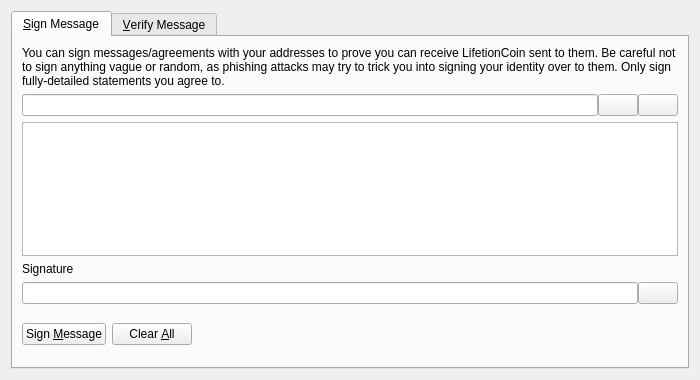
<?xml version="1.0" encoding="UTF-8"?>
<ui version="4.0">
 <class>SignVerifyMessageDialog</class>
 <widget class="QDialog" name="SignVerifyMessageDialog">
  <property name="geometry">
   <rect>
    <x>0</x>
    <y>0</y>
    <width>700</width>
    <height>380</height>
   </rect>
  </property>
  <property name="windowTitle">
   <string>Signatures - Sign / Verify a Message</string>
  </property>
  <property name="modal">
   <bool>true</bool>
  </property>
  <layout class="QVBoxLayout" name="verticalLayout">
   <item>
    <widget class="QTabWidget" name="tabWidget">
     <property name="currentIndex">
      <number>0</number>
     </property>
     <widget class="QWidget" name="tabSignMessage">
      <attribute name="title">
       <string>&amp;Sign Message</string>
      </attribute>
      <layout class="QVBoxLayout" name="verticalLayout_SM">
       <item>
        <widget class="QLabel" name="infoLabel_SM">
         <property name="text">
          <string>You can sign messages/agreements with your addresses to prove you can receive LifetionCoin sent to them. Be careful not to sign anything vague or random, as phishing attacks may try to trick you into signing your identity over to them. Only sign fully-detailed statements you agree to.</string>
         </property>
         <property name="textFormat">
          <enum>Qt::PlainText</enum>
         </property>
         <property name="wordWrap">
          <bool>true</bool>
         </property>
        </widget>
       </item>
       <item>
        <layout class="QHBoxLayout" name="horizontalLayout_1_SM">
         <property name="spacing">
          <number>0</number>
         </property>
         <item>
          <widget class="QValidatedLineEdit" name="addressIn_SM">
           <property name="toolTip">
            <string>The LifetionCoin address to sign the message with</string>
           </property>
          </widget>
         </item>
         <item>
          <widget class="QPushButton" name="addressBookButton_SM">
           <property name="toolTip">
            <string>Choose previously used address</string>
           </property>
           <property name="text">
            <string/>
           </property>
           <property name="shortcut">
            <string>Alt+A</string>
           </property>
           <property name="autoDefault">
            <bool>false</bool>
           </property>
          </widget>
         </item>
         <item>
          <widget class="QPushButton" name="pasteButton_SM">
           <property name="toolTip">
            <string>Paste address from clipboard</string>
           </property>
           <property name="text">
            <string/>
           </property>
           <property name="shortcut">
            <string>Alt+P</string>
           </property>
           <property name="autoDefault">
            <bool>false</bool>
           </property>
          </widget>
         </item>
        </layout>
       </item>
       <item>
        <widget class="QPlainTextEdit" name="messageIn_SM">
         <property name="toolTip">
          <string>Enter the message you want to sign here</string>
         </property>
        </widget>
       </item>
       <item>
        <widget class="QLabel" name="signatureLabel_SM">
         <property name="text">
          <string>Signature</string>
         </property>
         <property name="textFormat">
          <enum>Qt::PlainText</enum>
         </property>
        </widget>
       </item>
       <item>
        <layout class="QHBoxLayout" name="horizontalLayout_2_SM">
         <property name="spacing">
          <number>0</number>
         </property>
         <item>
          <widget class="QLineEdit" name="signatureOut_SM">
           <property name="font">
            <font>
             <italic>true</italic>
            </font>
           </property>
           <property name="readOnly">
            <bool>true</bool>
           </property>
          </widget>
         </item>
         <item>
          <widget class="QPushButton" name="copySignatureButton_SM">
           <property name="toolTip">
            <string>Copy the current signature to the system clipboard</string>
           </property>
           <property name="text">
            <string/>
           </property>
           <property name="autoDefault">
            <bool>false</bool>
           </property>
          </widget>
         </item>
        </layout>
       </item>
       <item>
        <layout class="QHBoxLayout" name="horizontalLayout_3_SM">
         <item>
          <widget class="QPushButton" name="signMessageButton_SM">
           <property name="toolTip">
            <string>Sign the message to prove you own this LifetionCoin address</string>
           </property>
           <property name="text">
            <string>Sign &amp;Message</string>
           </property>
           <property name="autoDefault">
            <bool>false</bool>
           </property>
          </widget>
         </item>
         <item>
          <widget class="QPushButton" name="clearButton_SM">
           <property name="toolTip">
            <string>Reset all sign message fields</string>
           </property>
           <property name="text">
            <string>Clear &amp;All</string>
           </property>
           <property name="autoDefault">
            <bool>false</bool>
           </property>
          </widget>
         </item>
         <item>
          <spacer name="horizontalSpacer_1_SM">
           <property name="orientation">
            <enum>Qt::Horizontal</enum>
           </property>
           <property name="sizeHint" stdset="0">
            <size>
             <width>40</width>
             <height>48</height>
            </size>
           </property>
          </spacer>
         </item>
         <item>
          <widget class="QLabel" name="statusLabel_SM">
           <property name="font">
            <font>
             <weight>75</weight>
             <bold>true</bold>
            </font>
           </property>
           <property name="text">
            <string/>
           </property>
           <property name="wordWrap">
            <bool>true</bool>
           </property>
          </widget>
         </item>
         <item>
          <spacer name="horizontalSpacer_2_SM">
           <property name="orientation">
            <enum>Qt::Horizontal</enum>
           </property>
           <property name="sizeHint" stdset="0">
            <size>
             <width>40</width>
             <height>48</height>
            </size>
           </property>
          </spacer>
         </item>
        </layout>
       </item>
      </layout>
     </widget>
     <widget class="QWidget" name="tabVerifyMessage">
      <attribute name="title">
       <string>&amp;Verify Message</string>
      </attribute>
      <layout class="QVBoxLayout" name="verticalLayout_VM">
       <item>
        <widget class="QLabel" name="infoLabel_VM">
         <property name="text">
          <string>Enter the receiver's address, message (ensure you copy line breaks, spaces, tabs, etc. exactly) and signature below to verify the message. Be careful not to read more into the signature than what is in the signed message itself, to avoid being tricked by a man-in-the-middle attack. Note that this only proves the signing party receives with the address, it cannot prove sendership of any transaction!</string>
         </property>
         <property name="textFormat">
          <enum>Qt::PlainText</enum>
         </property>
         <property name="alignment">
          <set>Qt::AlignLeading|Qt::AlignLeft|Qt::AlignTop</set>
         </property>
         <property name="wordWrap">
          <bool>true</bool>
         </property>
        </widget>
       </item>
       <item>
        <layout class="QHBoxLayout" name="horizontalLayout_1_VM">
         <property name="spacing">
          <number>0</number>
         </property>
         <item>
          <widget class="QValidatedLineEdit" name="addressIn_VM">
           <property name="toolTip">
            <string>The LifetionCoin address the message was signed with</string>
           </property>
          </widget>
         </item>
         <item>
          <widget class="QPushButton" name="addressBookButton_VM">
           <property name="toolTip">
            <string>Choose previously used address</string>
           </property>
           <property name="text">
            <string/>
           </property>
           <property name="shortcut">
            <string>Alt+A</string>
           </property>
           <property name="autoDefault">
            <bool>false</bool>
           </property>
          </widget>
         </item>
        </layout>
       </item>
       <item>
        <widget class="QPlainTextEdit" name="messageIn_VM"/>
       </item>
       <item>
        <widget class="QValidatedLineEdit" name="signatureIn_VM"/>
       </item>
       <item>
        <layout class="QHBoxLayout" name="horizontalLayout_2_VM">
         <item>
          <widget class="QPushButton" name="verifyMessageButton_VM">
           <property name="toolTip">
            <string>Verify the message to ensure it was signed with the specified LifetionCoin address</string>
           </property>
           <property name="text">
            <string>Verify &amp;Message</string>
           </property>
           <property name="autoDefault">
            <bool>false</bool>
           </property>
          </widget>
         </item>
         <item>
          <widget class="QPushButton" name="clearButton_VM">
           <property name="toolTip">
            <string>Reset all verify message fields</string>
           </property>
           <property name="text">
            <string>Clear &amp;All</string>
           </property>
           <property name="autoDefault">
            <bool>false</bool>
           </property>
          </widget>
         </item>
         <item>
          <spacer name="horizontalSpacer_1_VM">
           <property name="orientation">
            <enum>Qt::Horizontal</enum>
           </property>
           <property name="sizeHint" stdset="0">
            <size>
             <width>40</width>
             <height>48</height>
            </size>
           </property>
          </spacer>
         </item>
         <item>
          <widget class="QLabel" name="statusLabel_VM">
           <property name="font">
            <font>
             <weight>75</weight>
             <bold>true</bold>
            </font>
           </property>
           <property name="text">
            <string/>
           </property>
           <property name="wordWrap">
            <bool>true</bool>
           </property>
          </widget>
         </item>
         <item>
          <spacer name="horizontalSpacer_2_VM">
           <property name="orientation">
            <enum>Qt::Horizontal</enum>
           </property>
           <property name="sizeHint" stdset="0">
            <size>
             <width>40</width>
             <height>48</height>
            </size>
           </property>
          </spacer>
         </item>
        </layout>
       </item>
      </layout>
     </widget>
    </widget>
   </item>
  </layout>
 </widget>
 <customwidgets>
  <customwidget>
   <class>QValidatedLineEdit</class>
   <extends>QLineEdit</extends>
   <header>qvalidatedlineedit.h</header>
  </customwidget>
 </customwidgets>
 <resources>
  <include location="../lifetioncoin.qrc"/>
 </resources>
 <connections/>
</ui>
